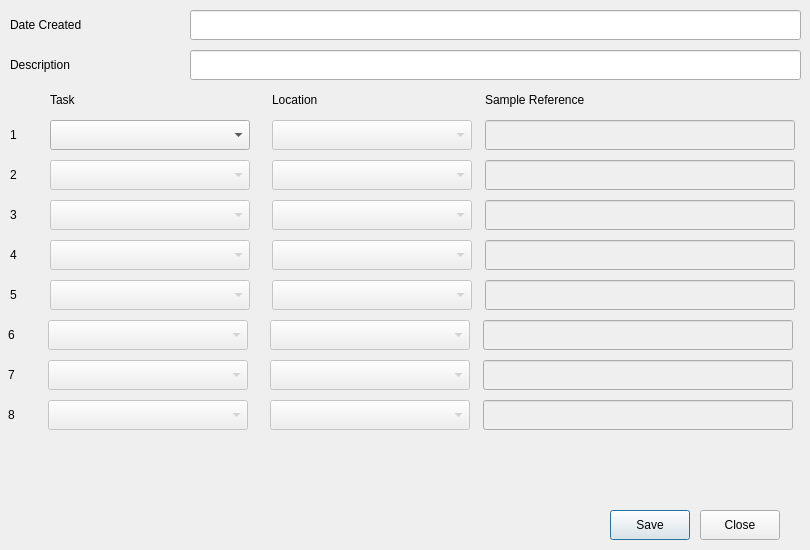
<?xml version="1.0" encoding="UTF-8"?>
<ui version="4.0">
 <author>Gary Twinn gary@twinn.net</author>
 <class>dialogSimpleBatch</class>
 <widget class="QDialog" name="dialogSimpleBatch">
  <property name="windowModality">
   <enum>Qt::ApplicationModal</enum>
  </property>
  <property name="enabled">
   <bool>true</bool>
  </property>
  <property name="geometry">
   <rect>
    <x>0</x>
    <y>0</y>
    <width>810</width>
    <height>550</height>
   </rect>
  </property>
  <property name="minimumSize">
   <size>
    <width>808</width>
    <height>550</height>
   </size>
  </property>
  <property name="maximumSize">
   <size>
    <width>810</width>
    <height>550</height>
   </size>
  </property>
  <property name="windowTitle">
   <string>New Simple Batch</string>
  </property>
  <property name="windowIcon">
   <iconset resource="main.qrc">
    <normaloff>:/main/iconGTRun.svg</normaloff>:/main/iconGTRun.svg</iconset>
  </property>
  <property name="styleSheet">
   <string notr="true">font: 10pt &quot;Segoe UI&quot;;</string>
  </property>
  <widget class="QComboBox" name="comboTask1">
   <property name="geometry">
    <rect>
     <x>50</x>
     <y>120</y>
     <width>200</width>
     <height>30</height>
    </rect>
   </property>
   <property name="editable">
    <bool>false</bool>
   </property>
   <property name="currentIndex">
    <number>-1</number>
   </property>
   <property name="insertPolicy">
    <enum>QComboBox::InsertAtTop</enum>
   </property>
   <property name="minimumContentsLength">
    <number>0</number>
   </property>
  </widget>
  <widget class="QLabel" name="label">
   <property name="geometry">
    <rect>
     <x>50</x>
     <y>90</y>
     <width>47</width>
     <height>20</height>
    </rect>
   </property>
   <property name="text">
    <string>Task</string>
   </property>
   <property name="scaledContents">
    <bool>true</bool>
   </property>
  </widget>
  <widget class="QLabel" name="label_2">
   <property name="geometry">
    <rect>
     <x>272</x>
     <y>90</y>
     <width>200</width>
     <height>20</height>
    </rect>
   </property>
   <property name="text">
    <string>Location</string>
   </property>
   <property name="scaledContents">
    <bool>true</bool>
   </property>
  </widget>
  <widget class="QLabel" name="label_3">
   <property name="geometry">
    <rect>
     <x>485</x>
     <y>90</y>
     <width>310</width>
     <height>20</height>
    </rect>
   </property>
   <property name="text">
    <string>Sample Reference</string>
   </property>
   <property name="scaledContents">
    <bool>true</bool>
   </property>
  </widget>
  <widget class="QComboBox" name="comboLocation1">
   <property name="enabled">
    <bool>false</bool>
   </property>
   <property name="geometry">
    <rect>
     <x>272</x>
     <y>120</y>
     <width>200</width>
     <height>30</height>
    </rect>
   </property>
   <property name="editable">
    <bool>false</bool>
   </property>
   <property name="currentText">
    <string/>
   </property>
   <property name="currentIndex">
    <number>-1</number>
   </property>
   <property name="insertPolicy">
    <enum>QComboBox::InsertAtBottom</enum>
   </property>
  </widget>
  <widget class="QLineEdit" name="lineSample1">
   <property name="enabled">
    <bool>false</bool>
   </property>
   <property name="geometry">
    <rect>
     <x>485</x>
     <y>120</y>
     <width>310</width>
     <height>30</height>
    </rect>
   </property>
  </widget>
  <widget class="QLabel" name="label_4">
   <property name="geometry">
    <rect>
     <x>10</x>
     <y>120</y>
     <width>16</width>
     <height>30</height>
    </rect>
   </property>
   <property name="text">
    <string>1</string>
   </property>
  </widget>
  <widget class="QLineEdit" name="lineSample2">
   <property name="enabled">
    <bool>false</bool>
   </property>
   <property name="geometry">
    <rect>
     <x>485</x>
     <y>160</y>
     <width>310</width>
     <height>30</height>
    </rect>
   </property>
  </widget>
  <widget class="QComboBox" name="comboLocation2">
   <property name="enabled">
    <bool>false</bool>
   </property>
   <property name="geometry">
    <rect>
     <x>272</x>
     <y>160</y>
     <width>200</width>
     <height>30</height>
    </rect>
   </property>
   <property name="editable">
    <bool>false</bool>
   </property>
   <property name="currentText">
    <string/>
   </property>
   <property name="currentIndex">
    <number>-1</number>
   </property>
   <property name="insertPolicy">
    <enum>QComboBox::InsertAtBottom</enum>
   </property>
  </widget>
  <widget class="QComboBox" name="comboTask2">
   <property name="enabled">
    <bool>false</bool>
   </property>
   <property name="geometry">
    <rect>
     <x>50</x>
     <y>160</y>
     <width>200</width>
     <height>30</height>
    </rect>
   </property>
   <property name="editable">
    <bool>false</bool>
   </property>
   <property name="currentIndex">
    <number>-1</number>
   </property>
   <property name="insertPolicy">
    <enum>QComboBox::InsertAtTop</enum>
   </property>
   <property name="minimumContentsLength">
    <number>0</number>
   </property>
  </widget>
  <widget class="QLabel" name="label_5">
   <property name="geometry">
    <rect>
     <x>10</x>
     <y>160</y>
     <width>16</width>
     <height>30</height>
    </rect>
   </property>
   <property name="text">
    <string>2</string>
   </property>
  </widget>
  <widget class="QLineEdit" name="lineSample3">
   <property name="enabled">
    <bool>false</bool>
   </property>
   <property name="geometry">
    <rect>
     <x>485</x>
     <y>200</y>
     <width>310</width>
     <height>30</height>
    </rect>
   </property>
  </widget>
  <widget class="QComboBox" name="comboLocation3">
   <property name="enabled">
    <bool>false</bool>
   </property>
   <property name="geometry">
    <rect>
     <x>272</x>
     <y>200</y>
     <width>200</width>
     <height>30</height>
    </rect>
   </property>
   <property name="editable">
    <bool>false</bool>
   </property>
   <property name="currentText">
    <string/>
   </property>
   <property name="currentIndex">
    <number>-1</number>
   </property>
   <property name="insertPolicy">
    <enum>QComboBox::InsertAtBottom</enum>
   </property>
  </widget>
  <widget class="QComboBox" name="comboTask3">
   <property name="enabled">
    <bool>false</bool>
   </property>
   <property name="geometry">
    <rect>
     <x>50</x>
     <y>200</y>
     <width>200</width>
     <height>30</height>
    </rect>
   </property>
   <property name="editable">
    <bool>false</bool>
   </property>
   <property name="currentIndex">
    <number>-1</number>
   </property>
   <property name="insertPolicy">
    <enum>QComboBox::InsertAtTop</enum>
   </property>
   <property name="minimumContentsLength">
    <number>0</number>
   </property>
  </widget>
  <widget class="QLabel" name="label_6">
   <property name="geometry">
    <rect>
     <x>10</x>
     <y>200</y>
     <width>16</width>
     <height>30</height>
    </rect>
   </property>
   <property name="text">
    <string>3</string>
   </property>
  </widget>
  <widget class="QLineEdit" name="lineSample4">
   <property name="enabled">
    <bool>false</bool>
   </property>
   <property name="geometry">
    <rect>
     <x>485</x>
     <y>240</y>
     <width>310</width>
     <height>30</height>
    </rect>
   </property>
  </widget>
  <widget class="QComboBox" name="comboLocation4">
   <property name="enabled">
    <bool>false</bool>
   </property>
   <property name="geometry">
    <rect>
     <x>272</x>
     <y>240</y>
     <width>200</width>
     <height>30</height>
    </rect>
   </property>
   <property name="editable">
    <bool>false</bool>
   </property>
   <property name="currentText">
    <string/>
   </property>
   <property name="currentIndex">
    <number>-1</number>
   </property>
   <property name="insertPolicy">
    <enum>QComboBox::InsertAtBottom</enum>
   </property>
  </widget>
  <widget class="QComboBox" name="comboTask4">
   <property name="enabled">
    <bool>false</bool>
   </property>
   <property name="geometry">
    <rect>
     <x>50</x>
     <y>240</y>
     <width>200</width>
     <height>30</height>
    </rect>
   </property>
   <property name="editable">
    <bool>false</bool>
   </property>
   <property name="currentIndex">
    <number>-1</number>
   </property>
   <property name="insertPolicy">
    <enum>QComboBox::InsertAtTop</enum>
   </property>
   <property name="minimumContentsLength">
    <number>0</number>
   </property>
  </widget>
  <widget class="QLabel" name="label_7">
   <property name="geometry">
    <rect>
     <x>10</x>
     <y>240</y>
     <width>16</width>
     <height>30</height>
    </rect>
   </property>
   <property name="text">
    <string>4</string>
   </property>
  </widget>
  <widget class="QLineEdit" name="lineSample5">
   <property name="enabled">
    <bool>false</bool>
   </property>
   <property name="geometry">
    <rect>
     <x>485</x>
     <y>280</y>
     <width>310</width>
     <height>30</height>
    </rect>
   </property>
  </widget>
  <widget class="QComboBox" name="comboLocation5">
   <property name="enabled">
    <bool>false</bool>
   </property>
   <property name="geometry">
    <rect>
     <x>272</x>
     <y>280</y>
     <width>200</width>
     <height>30</height>
    </rect>
   </property>
   <property name="editable">
    <bool>false</bool>
   </property>
   <property name="currentText">
    <string/>
   </property>
   <property name="currentIndex">
    <number>-1</number>
   </property>
   <property name="insertPolicy">
    <enum>QComboBox::InsertAtBottom</enum>
   </property>
  </widget>
  <widget class="QComboBox" name="comboTask5">
   <property name="enabled">
    <bool>false</bool>
   </property>
   <property name="geometry">
    <rect>
     <x>50</x>
     <y>280</y>
     <width>200</width>
     <height>30</height>
    </rect>
   </property>
   <property name="editable">
    <bool>false</bool>
   </property>
   <property name="currentIndex">
    <number>-1</number>
   </property>
   <property name="insertPolicy">
    <enum>QComboBox::InsertAtTop</enum>
   </property>
   <property name="minimumContentsLength">
    <number>0</number>
   </property>
  </widget>
  <widget class="QLabel" name="label_8">
   <property name="geometry">
    <rect>
     <x>10</x>
     <y>280</y>
     <width>16</width>
     <height>30</height>
    </rect>
   </property>
   <property name="text">
    <string>5</string>
   </property>
  </widget>
  <widget class="QLabel" name="labelError">
   <property name="geometry">
    <rect>
     <x>20</x>
     <y>460</y>
     <width>571</width>
     <height>71</height>
    </rect>
   </property>
   <property name="font">
    <font>
     <family>Segoe UI</family>
     <pointsize>10</pointsize>
     <italic>false</italic>
     <bold>false</bold>
    </font>
   </property>
   <property name="styleSheet">
    <string notr="true">color: rgb(255, 0, 0);</string>
   </property>
   <property name="text">
    <string/>
   </property>
   <property name="scaledContents">
    <bool>true</bool>
   </property>
   <property name="alignment">
    <set>Qt::AlignLeading|Qt::AlignLeft|Qt::AlignTop</set>
   </property>
   <property name="wordWrap">
    <bool>true</bool>
   </property>
  </widget>
  <widget class="QLabel" name="label_9">
   <property name="geometry">
    <rect>
     <x>10</x>
     <y>50</y>
     <width>171</width>
     <height>30</height>
    </rect>
   </property>
   <property name="text">
    <string>Description</string>
   </property>
   <property name="scaledContents">
    <bool>true</bool>
   </property>
  </widget>
  <widget class="QLineEdit" name="lineDescription">
   <property name="geometry">
    <rect>
     <x>190</x>
     <y>50</y>
     <width>611</width>
     <height>30</height>
    </rect>
   </property>
  </widget>
  <widget class="QLabel" name="label_10">
   <property name="geometry">
    <rect>
     <x>10</x>
     <y>10</y>
     <width>171</width>
     <height>30</height>
    </rect>
   </property>
   <property name="text">
    <string>Date Created</string>
   </property>
   <property name="scaledContents">
    <bool>true</bool>
   </property>
  </widget>
  <widget class="QLineEdit" name="lineDate">
   <property name="enabled">
    <bool>true</bool>
   </property>
   <property name="geometry">
    <rect>
     <x>190</x>
     <y>10</y>
     <width>611</width>
     <height>30</height>
    </rect>
   </property>
   <property name="styleSheet">
    <string notr="true"/>
   </property>
   <property name="readOnly">
    <bool>true</bool>
   </property>
  </widget>
  <widget class="QPushButton" name="btnClose">
   <property name="geometry">
    <rect>
     <x>700</x>
     <y>510</y>
     <width>80</width>
     <height>30</height>
    </rect>
   </property>
   <property name="text">
    <string>Close</string>
   </property>
   <property name="autoDefault">
    <bool>false</bool>
   </property>
   <property name="default">
    <bool>false</bool>
   </property>
  </widget>
  <widget class="QPushButton" name="btnSave">
   <property name="enabled">
    <bool>true</bool>
   </property>
   <property name="geometry">
    <rect>
     <x>610</x>
     <y>510</y>
     <width>80</width>
     <height>30</height>
    </rect>
   </property>
   <property name="text">
    <string>Save</string>
   </property>
  </widget>
  <widget class="QLineEdit" name="lineSample6">
   <property name="enabled">
    <bool>false</bool>
   </property>
   <property name="geometry">
    <rect>
     <x>483</x>
     <y>320</y>
     <width>310</width>
     <height>30</height>
    </rect>
   </property>
  </widget>
  <widget class="QLabel" name="label_11">
   <property name="geometry">
    <rect>
     <x>8</x>
     <y>320</y>
     <width>16</width>
     <height>30</height>
    </rect>
   </property>
   <property name="text">
    <string>6</string>
   </property>
  </widget>
  <widget class="QComboBox" name="comboTask6">
   <property name="enabled">
    <bool>false</bool>
   </property>
   <property name="geometry">
    <rect>
     <x>48</x>
     <y>320</y>
     <width>200</width>
     <height>30</height>
    </rect>
   </property>
   <property name="editable">
    <bool>false</bool>
   </property>
   <property name="currentIndex">
    <number>-1</number>
   </property>
   <property name="insertPolicy">
    <enum>QComboBox::InsertAtTop</enum>
   </property>
   <property name="minimumContentsLength">
    <number>0</number>
   </property>
  </widget>
  <widget class="QComboBox" name="comboLocation6">
   <property name="enabled">
    <bool>false</bool>
   </property>
   <property name="geometry">
    <rect>
     <x>270</x>
     <y>320</y>
     <width>200</width>
     <height>30</height>
    </rect>
   </property>
   <property name="editable">
    <bool>false</bool>
   </property>
   <property name="currentText">
    <string/>
   </property>
   <property name="currentIndex">
    <number>-1</number>
   </property>
   <property name="insertPolicy">
    <enum>QComboBox::InsertAtBottom</enum>
   </property>
  </widget>
  <widget class="QLineEdit" name="lineSample7">
   <property name="enabled">
    <bool>false</bool>
   </property>
   <property name="geometry">
    <rect>
     <x>483</x>
     <y>360</y>
     <width>310</width>
     <height>30</height>
    </rect>
   </property>
  </widget>
  <widget class="QLabel" name="label_12">
   <property name="geometry">
    <rect>
     <x>8</x>
     <y>360</y>
     <width>16</width>
     <height>30</height>
    </rect>
   </property>
   <property name="text">
    <string>7</string>
   </property>
  </widget>
  <widget class="QComboBox" name="comboTask7">
   <property name="enabled">
    <bool>false</bool>
   </property>
   <property name="geometry">
    <rect>
     <x>48</x>
     <y>360</y>
     <width>200</width>
     <height>30</height>
    </rect>
   </property>
   <property name="editable">
    <bool>false</bool>
   </property>
   <property name="currentIndex">
    <number>-1</number>
   </property>
   <property name="insertPolicy">
    <enum>QComboBox::InsertAtTop</enum>
   </property>
   <property name="minimumContentsLength">
    <number>0</number>
   </property>
  </widget>
  <widget class="QComboBox" name="comboLocation7">
   <property name="enabled">
    <bool>false</bool>
   </property>
   <property name="geometry">
    <rect>
     <x>270</x>
     <y>360</y>
     <width>200</width>
     <height>30</height>
    </rect>
   </property>
   <property name="editable">
    <bool>false</bool>
   </property>
   <property name="currentText">
    <string/>
   </property>
   <property name="currentIndex">
    <number>-1</number>
   </property>
   <property name="insertPolicy">
    <enum>QComboBox::InsertAtBottom</enum>
   </property>
  </widget>
  <widget class="QLineEdit" name="lineSample8">
   <property name="enabled">
    <bool>false</bool>
   </property>
   <property name="geometry">
    <rect>
     <x>483</x>
     <y>400</y>
     <width>310</width>
     <height>30</height>
    </rect>
   </property>
  </widget>
  <widget class="QLabel" name="label_13">
   <property name="geometry">
    <rect>
     <x>8</x>
     <y>400</y>
     <width>16</width>
     <height>30</height>
    </rect>
   </property>
   <property name="text">
    <string>8</string>
   </property>
  </widget>
  <widget class="QComboBox" name="comboTask8">
   <property name="enabled">
    <bool>false</bool>
   </property>
   <property name="geometry">
    <rect>
     <x>48</x>
     <y>400</y>
     <width>200</width>
     <height>30</height>
    </rect>
   </property>
   <property name="editable">
    <bool>false</bool>
   </property>
   <property name="currentIndex">
    <number>-1</number>
   </property>
   <property name="insertPolicy">
    <enum>QComboBox::InsertAtTop</enum>
   </property>
   <property name="minimumContentsLength">
    <number>0</number>
   </property>
  </widget>
  <widget class="QComboBox" name="comboLocation8">
   <property name="enabled">
    <bool>false</bool>
   </property>
   <property name="geometry">
    <rect>
     <x>270</x>
     <y>400</y>
     <width>200</width>
     <height>30</height>
    </rect>
   </property>
   <property name="editable">
    <bool>false</bool>
   </property>
   <property name="currentText">
    <string/>
   </property>
   <property name="currentIndex">
    <number>-1</number>
   </property>
   <property name="insertPolicy">
    <enum>QComboBox::InsertAtBottom</enum>
   </property>
  </widget>
 </widget>
 <tabstops>
  <tabstop>lineDescription</tabstop>
  <tabstop>comboTask1</tabstop>
  <tabstop>comboLocation1</tabstop>
  <tabstop>lineSample1</tabstop>
  <tabstop>comboTask2</tabstop>
  <tabstop>comboLocation2</tabstop>
  <tabstop>lineSample2</tabstop>
  <tabstop>comboTask3</tabstop>
  <tabstop>comboLocation3</tabstop>
  <tabstop>lineSample3</tabstop>
  <tabstop>comboTask4</tabstop>
  <tabstop>comboLocation4</tabstop>
  <tabstop>lineSample4</tabstop>
  <tabstop>comboTask5</tabstop>
  <tabstop>comboLocation5</tabstop>
  <tabstop>lineSample5</tabstop>
  <tabstop>btnSave</tabstop>
  <tabstop>btnClose</tabstop>
  <tabstop>lineDate</tabstop>
 </tabstops>
 <resources>
  <include location="main.qrc"/>
 </resources>
 <connections/>
</ui>
